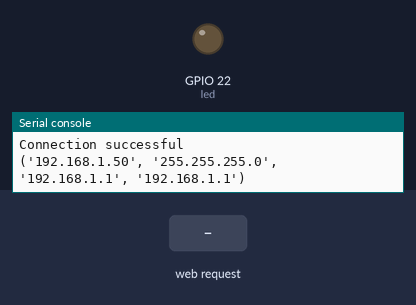
The program below on a simulated ESP32 board running MicroPython. Parts: output pins drawn as LEDs (lit = HIGH), the last lines printed to the serial console. Inputs (shaded band) come from the test bench. WiFi joins after 1.5 s.

Above: at 2.7 s.
2.8 s: HTTP request GET /?led=on received
At 3.4 s:
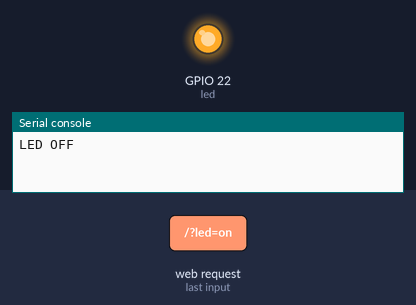
4.3 s: HTTP request GET /?led=off received
At 5.8 s:
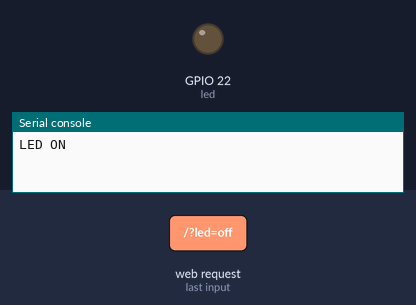
Timing chart, 0 to 7.3 s (numbered marks = the images above; inputs shaded):
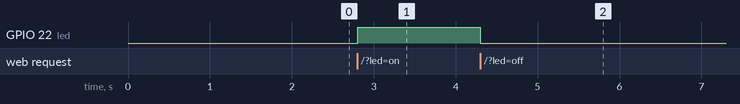

The program:

bzykanko.py
```python
# Complete project details at https://RandomNerdTutorials.com
import machine

try:
  import usocket as socket
except:
  import socket

from machine import Pin
import network

import esp
esp.osdebug(None)

import gc
gc.collect()

ssid = 'kilimanjarro'
password = 'kasiapaweldaciamelamerc'

station = network.WLAN(network.STA_IF)

station.active(True)
station.connect(ssid, password)

while station.isconnected() == False:
  pass

print('Connection successful')
print(station.ifconfig())

led = machine.Pin(22, machine.Pin.OUT)
odpowiedz = " "

# Complete project details at https://RandomNerdTutorials.com

def web_page():
  if led.value() == 1:
    gpio_state="OFF"
    odpowiedz ="Kochana Kasia"
  else:
    gpio_state="ON"
    odpowiedz ="Kasiu to zaczynajmy teraz, nie jutro, ale teraz"

  html = """<html><head> <title>ESP Web Server</title> <meta name="viewport" content="width=device-width, initial-scale=1">
  <link rel="icon" href="data:,"> <style>html{font-family: Helvetica; display:inline-block; margin: 0px auto; text-align: center;}
  h1{color: #0F3376; padding: 2vh;}p{font-size: 1.5rem;}.button{display: inline-block; background-color: #4286f4; border: none;
  border-radius: 4px; color: white; padding: 16px 40px; text-decoration: none; font-size: 30px; margin: 2px; cursor: pointer;}
  .button2{background-color: #e7bd3b;}</style></head><body> <h1>Jakie bzykanko?</h1>
  <p>Odpowiedz: <strong>""" + odpowiedz + """</strong></p><p><a href="/?led=on"><button class="button">Lodzik</button></a></p>
  <p><a href="/?led=off"><button class="button button2">Od tylu</button></a></p></body></html>"""
  return html

s = socket.socket(socket.AF_INET, socket.SOCK_STREAM)
s.bind(('', 80))
s.listen(5)

while True:
  conn, addr = s.accept()
  print('Got a connection from %s' % str(addr))
  request = conn.recv(1024)
  request = str(request)
  print('Content = %s' % request)
  led_on = request.find('/?led=on')
  led_off = request.find('/?led=off')
  if led_on == 6:
    print('LED OFF')
    led.value(1)
  if led_off == 6:
    print('LED ON')
    led.value(0)
  response = web_page()
  conn.send('HTTP/1.1 200 OK\n')
  conn.send('Content-Type: text/html\n')
  conn.send('Connection: close\n\n')
  conn.sendall(response)
  conn.close()
```

Measured:
- after the input at 2.8 s, GPIO 22 (led): LOW → HIGH at once
- after the input at 4.3 s, GPIO 22 (led): HIGH → LOW at once
